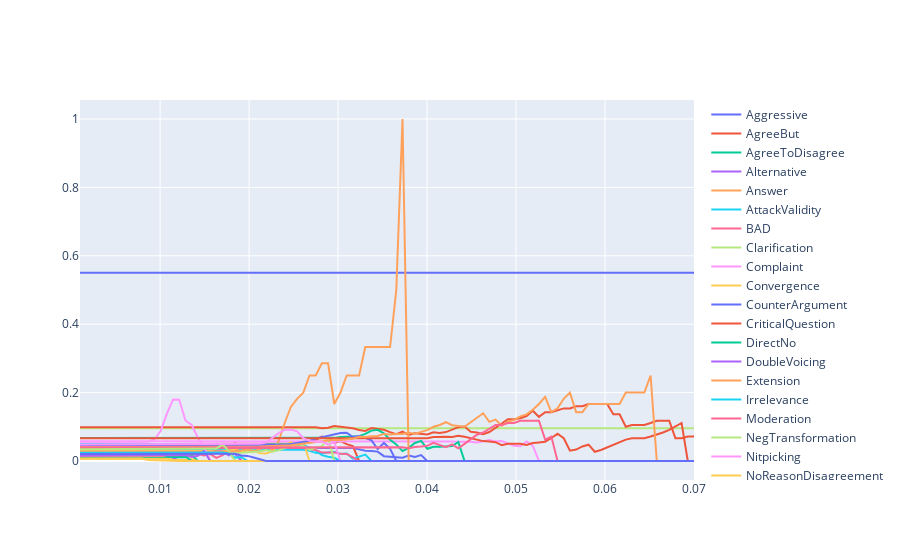

The code cell stored with this chart in its notebook:
### Code cell
m_df = pd.DataFrame(precision)
m_df['threshold'] = thresholds
fig = go.Figure()
for col in m_df.columns[:-1]:
    fig.add_trace(go.Scatter(x=m_df['threshold'],y=m_df[col], mode='lines', name=col))
fig.show()
